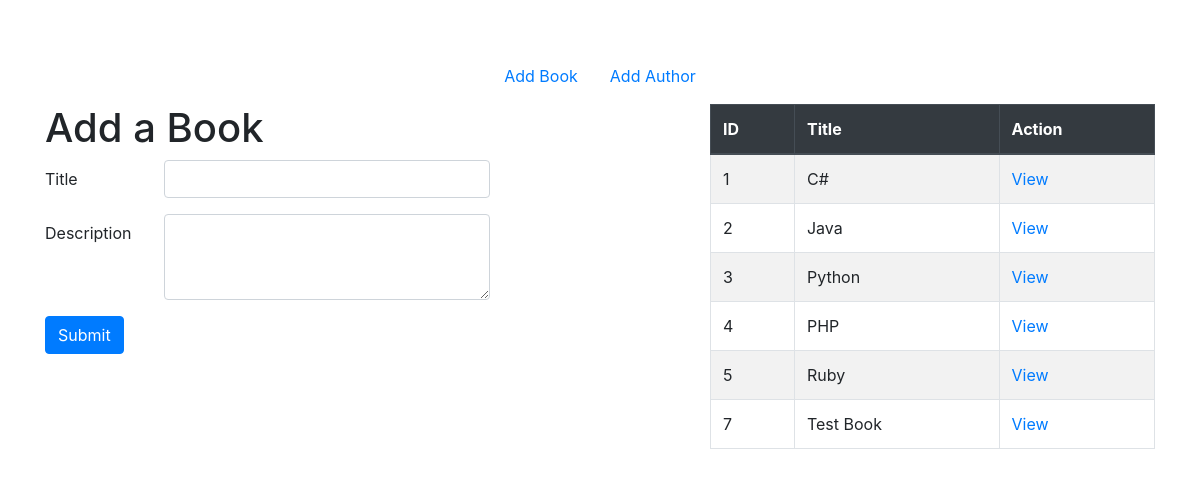
The page / on the database its author committed.
### books_authors_app/models.py (models this page shows)
class Book(models.Model):
    title = models.CharField(max_length=255)
    desc = models.TextField()
    created_at = models.DateTimeField(auto_now_add=True)
    updated_at = models.DateTimeField(auto_now=True)

### books_authors_app/views.py (the view)
# urls.py: path('', views.books),
def books(request):  # path('', views.books),
    context = {
        "all_books": Book.objects.all()
    }
    return render(request, 'add_book.html', context)

### books_authors_app/templates/add_book.html (shortened to what this page needs)
<!DOCTYPE html>
<html lang="en">
<head>
  <link rel="stylesheet" href="https://stackpath.bootstrapcdn.com/bootstrap/4.5.2/css/bootstrap.min.css"
>
  {% load static %}
  <link rel="stylesheet" href="{% static 'css/style.css' %}">
</head>
<body>
  <div class="container mt-5">
    <nav class="navbar justify-content-center">
      <a class="nav-link" href="/">Add Book</a>
      <a class="nav-link" href="/authors">Add Author</a>
    </nav>
    <div class="row">
      <div class="col-md-5">
        <h1>Add a Book</h1>
        <form action="/add_book" method="POST">
          <div class="form-group row">
            <label for="title" class="col-sm-2 col-form-label">Title</label>
            <div class="col-sm-9 offset-md-1">
              <input type="text" class="form-control" id="title" name="title">
            </div>
          </div>
          <div class="form-group row">
            <label for="description" class="col-sm-2 col-form-label">Description </label>
            <div class="col-sm-9 offset-md-1">
              <textarea class="form-control" id="description" rows="3" name="description"></textarea>
            </div>
          </div>
          <button type="submit" class="btn btn-primary">Submit</button>
        </form>
      </div>
      <div class="col-md-5 offset-md-2">
        <table class="table table-bordered table-striped mb-4">
          <thead class="thead-dark">
            <tr>
              <th scope="col">ID</th>
              <th scope="col">Title</th>
              <th scope="col">Action</th>
            </tr>
          </thead>
          <tbody>
            {% for book in all_books %}
            <tr>
              <td>{{ book.id }}</td>
              <td>{{ book.title }}</td>
              <td><a href="/books/{{ book.id }}">View</a></td>
            </tr>
            {% endfor %}
          </tbody>
        </table>
      </div>
    </div>
  </div>
</body>
</html>

### rows shown on the page
Book: id "1", title "C#"
Book: id "2", title "Java"
Book: id "3", title "Python"
Book: id "4", title "PHP"
Book: id "5", title "Ruby"
Book: id "7", title "Test Book"
